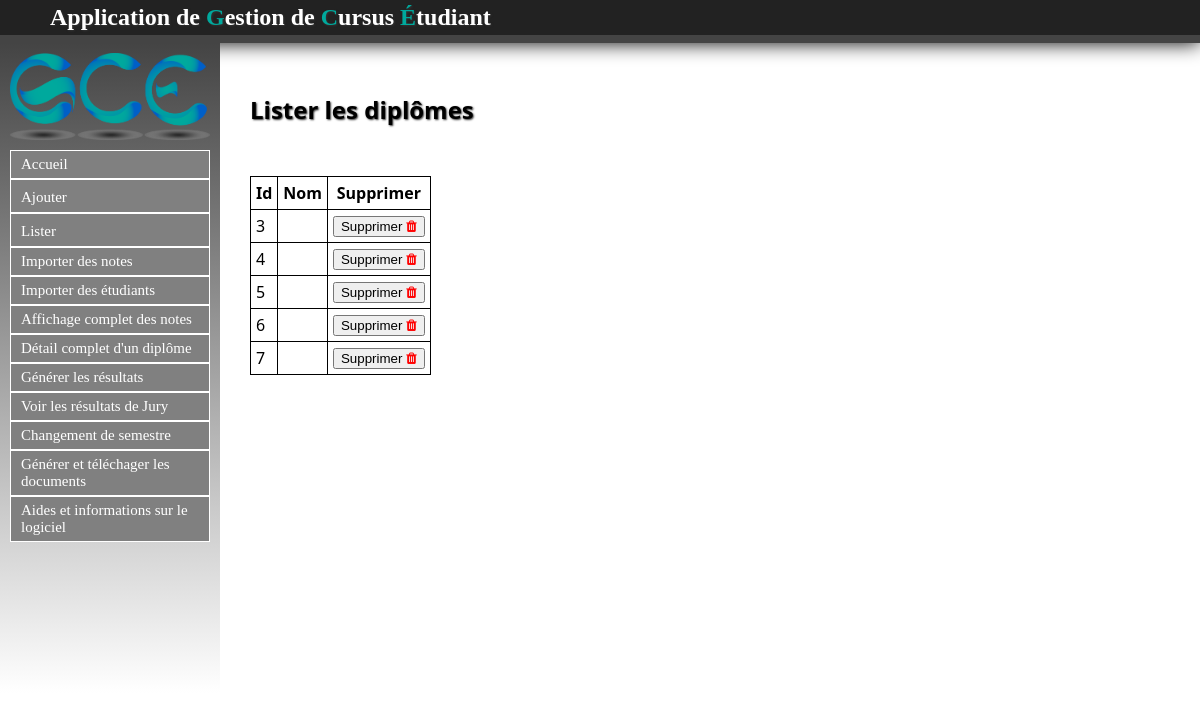
Page /Diplome/listerDiplomes on the committed database.
### Diplome/models.py (models this page shows, shortened)
class Diplome(models.Model):
	intitule = models.CharField(max_length=30,null=False)

### Diplome/views.py (the view)
def listerDiplomes(request):
	dips = Diplome.objects.all()
	return render(request, 'contenu_html/listerDiplomes.html',{'dips': dips})

### Diplome/templates/contenu_html/listerDiplomes.html (shortened to what this page needs)
{% extends "templates/base.html" %}
{% block content %}
<h1>Lister les diplômes</h1>
{% if not dips %}
	<p>Il faut créer des diplômes avant de pourvoir les lister.</p>
{% else %}
	<table style="border:1px solid black; border-collapse : collapse;">
	<tr>
		<th style="border:1px solid black;">Id</th>
		<th style="border:1px solid black;">Nom</th>
		<th style="border:1px solid black;">Supprimer</th>
	</tr>
{% endif %}
{% for dip in dips %}
	<tr>
		<td style="border:1px solid black;">{{ dip.id }}</td>
		<td style="border:1px solid black;">{{ dip.intitule }}</td>
		<td><a href="supprdip/{{ dip.id }}"><button>Supprimer <i style="color:red" class="fa fa-trash" aria-hidden="true"></i></button></a></td>
	</tr>
{% endfor %}
</table>
{% endblock %}

### static/css/stylesheet.css (style rules this page uses)
a { color:#222222; text-decoration: none; }
table a { color: blue; text-decoration: underline; }
html,body { height: 100%; }
body { font-family: "Segoe UI", Verdana, serif; font-size:12pt; margin:0; padding:0; }
h1 { text-shadow:1px 1px 2px #333333; text-align: left; color:white; margin:0px; margin-left: 50px; font-size: 1.5em; }
table { border:1px solid black; border-collapse : collapse; }
#main h1 { color: black; }
table { margin: 50px 50px 50px 50px; }
td, th { padding: 5px; border:1px solid black; }

### rows in the picture
Diplome: id "3"
Diplome: id "4"
Diplome: id "5"
Diplome: id "6"
Diplome: id "7"
